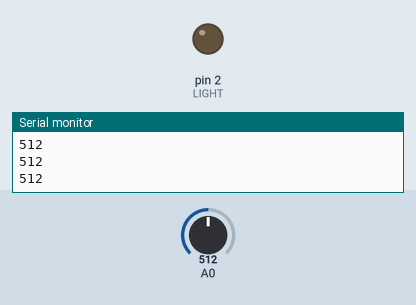
The sketch below on a simulated Arduino Uno, built with avr-gcc and run on an emulated ATmega328P. Shown: output pins drawn as LEDs (lit = HIGH), the last lines printed to the serial monitor. The test bench sets the inputs (shaded band); at power-on: A0 = 512.

Above: at 1.3 s.
1.4 s: A0 set to 357
2.9 s: A0 set to 335
At 3.3 s:
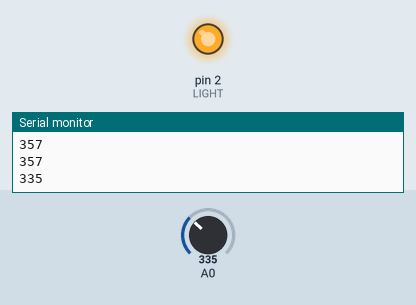
4.5 s: A0 set to 360
At 5.7 s:
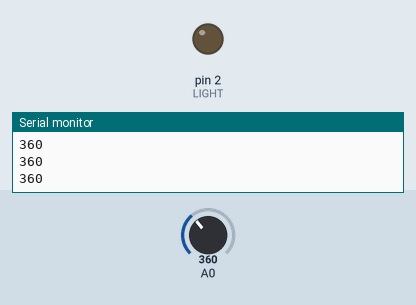
6.0 s: A0 set to 340
At 6.9 s:
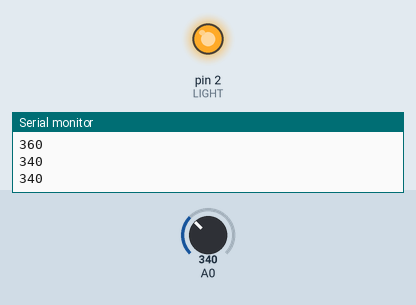
Timing chart, 0 to 8.5 s (numbered marks = the images above; inputs shaded):
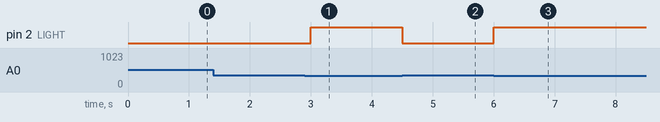

Measured:
- the behaviour switches between 351 and 350 on A0 (found by bisection; images 0 and 1)
- after the input at 2.9 s, pin 2 (LIGHT): LOW → HIGH after 0.10 s
- after the input at 4.5 s, pin 2 (LIGHT): HIGH → LOW at once
- after the input at 6.0 s, pin 2 (LIGHT): LOW → HIGH at once

The sketch:

ldr.ino
```cpp
#define LDR A0
#define LIGHT 2
int Threshold = 350;

void setup() {
  // put your setup code here, to run once:
 Serial.begin(9600);
 pinMode(LIGHT,OUTPUT);
}

void loop() {
  // put your main code here, to run repeatedly:
int Value = analogRead(A0);
  Serial.println(Value);
  if(Value <= Threshold)
  {
    digitalWrite(LIGHT, HIGH);
  }
  else
  {
    digitalWrite(LIGHT, LOW);
  }
 delay(500);

}
```
